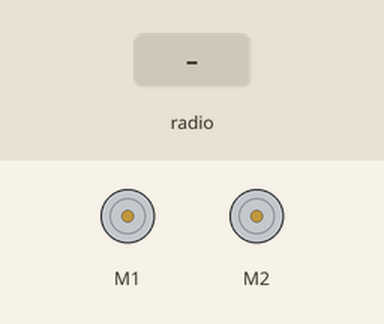
Recording of a program running on a simulated BBC micro:bit (MakeCode). Shown: 2 × DC motor (green arrow = forward, orange = backward, longer = faster). The test bench sets the inputs (shaded band).

Above: at 1.2 s.
1.3 s: radio message "y=100" arrives
At 2.1 s:
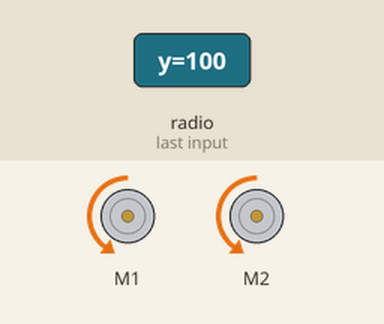
2.8 s: radio message "x=1" arrives
At 3.6 s:
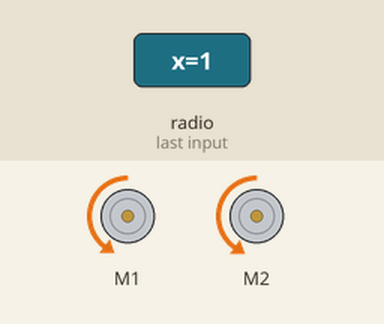
4.3 s: radio message "x=100" arrives
At 5.5 s:
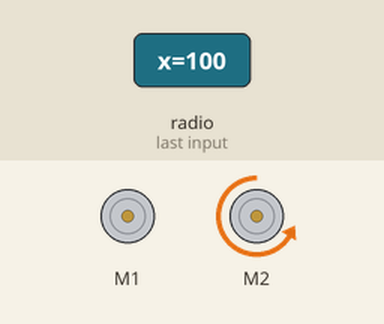
5.8 s: radio message "y=1" arrives
At 7.0 s:
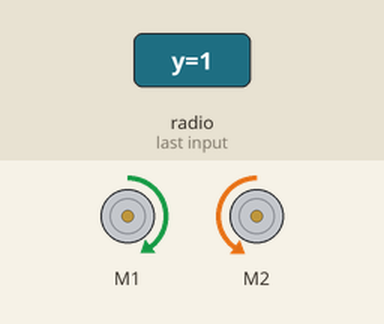
7.3 s: radio message "y=0" arrives
At 7.9 s:
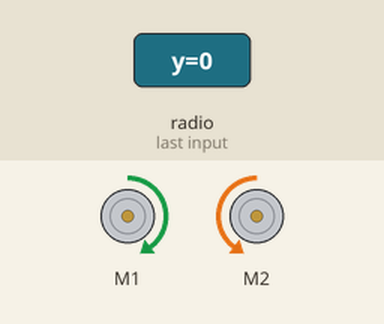
8.8 s: radio message "x=0" arrives
At 9.4 s:
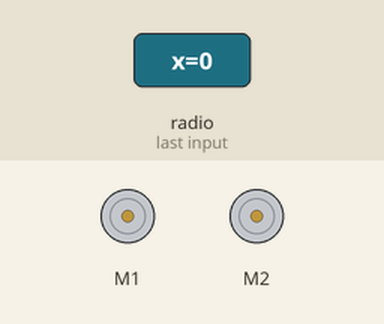
Timing chart, 0 to 11.3 s (numbered marks = the images above; inputs shaded):
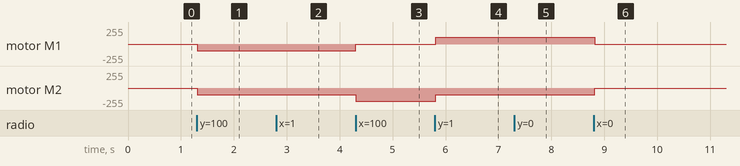

Measured:
- after the input at 1.3 s, motor M1, motor M2: stopped → backward 100/255 at once
- after the input at 2.8 s, motor M1: backward 100/255 → backward 99/255 at once; motor M2: backward 100/255 → backward 101/255 at once
- after the input at 4.3 s, motor M1: backward 99/255 → stopped at once; motor M2: backward 101/255 → backward 200/255 at once
- after the input at 5.8 s, motor M1: stopped → forward 99/255 at once; motor M2: backward 200/255 → backward 101/255 at once
- after the input at 7.3 s, motor M1: forward 99/255 → forward 100/255 at once; motor M2: backward 101/255 → backward 100/255 at once
- after the input at 8.8 s, motor M1: forward 100/255 → stopped at once; motor M2: backward 100/255 → stopped at once

The program:

main.ts
```typescript
radio.onReceivedValue(function (name, value) {
    if (name == "y") {
        leftY = value
        rightY = value
    }
    if (name == "x") {
        leftX = 0 - value
        rightX = value
    }
    left = leftX + leftY
    right = rightX + rightY
})
let right = 0
let left = 0
let rightX = 0
let leftX = 0
let rightY = 0
let leftY = 0
radio.setGroup(1)
basic.forever(function () {
    if (left < 0) {
        maqueen.motorRun(maqueen.Motors.M1, maqueen.Dir.CW, Math.abs(left))
    } else {
        maqueen.motorRun(maqueen.Motors.M1, maqueen.Dir.CCW, left)
    }
    if (right < 0) {
        maqueen.motorRun(maqueen.Motors.M2, maqueen.Dir.CW, Math.abs(right))
    } else {
        maqueen.motorRun(maqueen.Motors.M2, maqueen.Dir.CCW, right)
    }
})
```

test.ts
```typescript
// 테스트는 여기로 이동합니다; 이 패키지가 확장으로 사용될 때 컴파일되지 않을 것 입니다.
```
